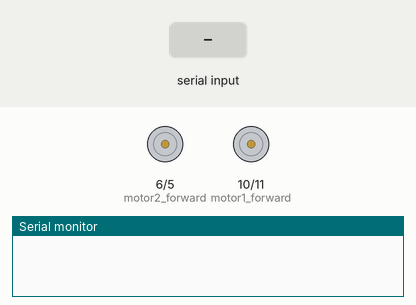
A sketch run on a simulated Arduino Uno, built with avr-gcc and run on an emulated ATmega328P. Shown: motor-driver pin pairs drawn as motors (green arrow = first pin HIGH = forward, orange = second pin HIGH = backward, longer = more drive), the last lines printed to the serial monitor. Inputs (shaded band) come from the test bench.

Above: at 1.2 s.
1.3 s: "D" received over Serial
At 2.2 s:
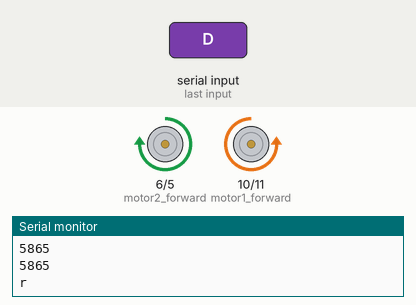
3.3 s: "a" received over Serial
At 4.9 s:
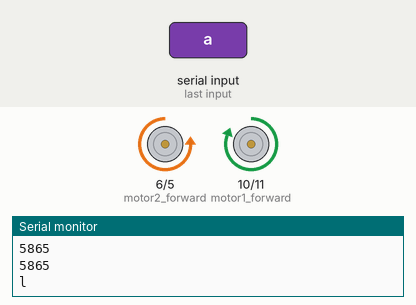
5.3 s: "w90\n" received over Serial
At 6.4 s:
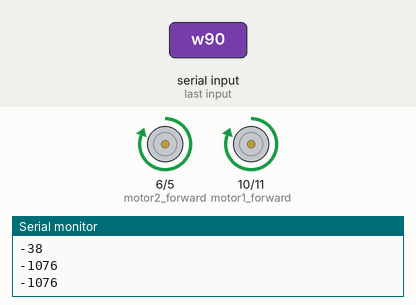
7.3 s: "s90\n" received over Serial
At 9.0 s:
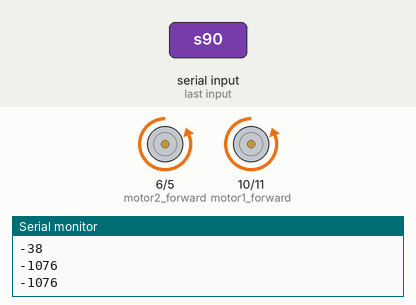
9.3 s: "w,45\n" received over Serial
At 10.6 s:
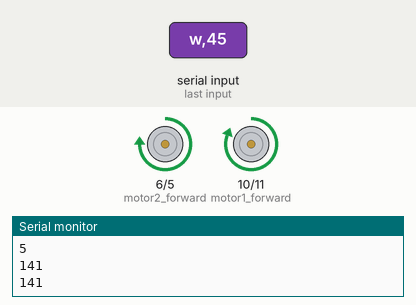
11.3 s: "s,45\n" received over Serial
At 12.1 s:
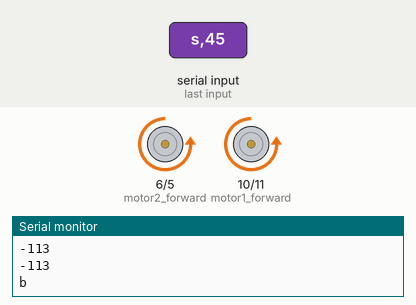
Timing chart, 0 to 14.3 s (numbered marks = the images above; inputs shaded):
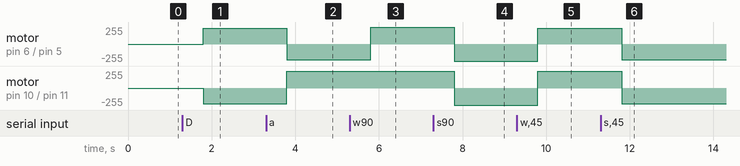

The sketch:

E_bidirection_turning_generalized_11_12_2012.ino
```cpp
/*
  Motor Driving Software
  Written by: Mitch Fynaardt on November 14, 2012

  Inputs: Serial commands from Serial Monitor
  Outputs: Analog output (PWM) signals to drive motors
*/


// the byte is used to receive the serial commands from the computer
byte command[10] = {0};

// motor control pins, motor1 == right motor, motor2 == left motor
// Arduino pin 10 == pin 10 on bridge
int motor1_forward = 10;
// Arduino pin 11 == pin 12 on bridge
int motor1_reverse = 11;
// Arduino pin 6 == pin 7 on bridge
int motor2_forward = 6;
// Arduino pin 5 == pin 5 on bridge
int motor2_reverse = 5;

// throttle is the speed of the motor which that the user sends serially
// throttle_motor1 is the right motor and throttle_motor2 is the left
int throttle_motor1;
int throttle_motor2;

// actual motor speed calculated using one of the throttle variables and a map command
// motor1_speed is the right motor and motor2_speed is the left
int motor1_speed = 0;
int motor2_speed = 0;


// setting pins as outputs to control motor
// begin serial communications to send commands to Arduino
void setup() {
  pinMode(motor1_forward, OUTPUT);
  pinMode(motor1_reverse, OUTPUT);
  pinMode(motor2_forward, OUTPUT);
  pinMode(motor2_reverse, OUTPUT);
  Serial.begin(9600);
}


void loop() {
  //following two lines allow the user to see what the Arduino is receiving
  if (Serial.available() > 0) {
    // input command
    // f, r, or s
    command[0] = Serial.read();
    delay(250);
    // 1 or 0
    command[1] = Serial.read();
    delay(250);

    // Serial comms use chars so the next two lines transform the char
    // into an integer, -48 is the offset in the ASCII table to make
    // the throttle value equal to the  provided by the user
    throttle_motor1 = int(command[1])-48;
    throttle_motor2 = int(command[1])-48;

    // allows the user to confirm both throttle values
    Serial.println(throttle_motor1);
    Serial.println(throttle_motor2);

    // map command re-scales 0-9 across interval 0-255 so that the motor speed
    // vaiables are useful for the analog write commands
    motor1_speed = map(throttle_motor1,0,9,0,255);
    motor2_speed = map(throttle_motor2,0,9,0,255);

    // printing the motor speed variables allows a second check for troubleshooting
    Serial.println(motor1_speed);
    Serial.println(motor2_speed);
  }

    // decision statement for how to drive each motor
    switch (command[0]) {

      case 'w':
        // forward
        Serial.println('f');
        analogWrite(motor1_reverse, 0);
        analogWrite(motor2_reverse, 0);
        analogWrite(motor1_forward, motor1_speed);
        analogWrite(motor2_forward, motor2_speed);
        break;

      case 'W':
      // forward
        Serial.println('f');
        analogWrite(motor1_reverse, 0);
        analogWrite(motor2_reverse, 0);
        analogWrite(motor1_forward, motor1_speed);
        analogWrite(motor2_forward, motor2_speed);
        break;

      case 's':
        // backward
        Serial.println('b');
        analogWrite(motor1_forward, 0);
        analogWrite(motor2_forward, 0);
        analogWrite(motor1_reverse, motor1_speed);
        analogWrite(motor2_reverse, motor2_speed);
        break;

      case 'S':
        // backward
        Serial.println('b');
        analogWrite(motor1_forward, 0);
        analogWrite(motor2_forward, 0);
        analogWrite(motor1_reverse, motor1_speed);
        analogWrite(motor2_reverse, motor2_speed);
        break;

      case 'd':
        // turn right
        Serial.println('r');
        analogWrite(motor1_forward, 0);
        analogWrite(motor2_reverse, 0);
        analogWrite(motor1_reverse, motor1_speed);
        analogWrite(motor2_forward, motor2_speed);
        break;

      case 'D':
        // turn right
        Serial.println('r');
        analogWrite(motor1_forward, 0);
        analogWrite(motor2_reverse, 0);
        analogWrite(motor1_reverse, motor1_speed);
        analogWrite(motor2_forward, motor2_speed);
        break;

      case 'a':
        // turn left
        Serial.println('l');
        analogWrite(motor1_reverse, 0);
        analogWrite(motor2_forward, 0);
        analogWrite(motor1_forward, motor1_speed);
        analogWrite(motor2_reverse, motor2_speed);
        break;

      case 'A':
        // turn left
        Serial.println('l');
        analogWrite(motor1_reverse, 0);
        analogWrite(motor2_forward, 0);
        analogWrite(motor1_forward, motor1_speed);
        analogWrite(motor2_reverse, motor2_speed);
        break;

      case 'q':
        // stop
        Serial.println('s');
        analogWrite(motor1_reverse, 0);
        analogWrite(motor2_reverse, 0);
        analogWrite(motor1_forward, 0);
        analogWrite(motor2_forward, 0);
        break;

      case 'Q':
        // stop
        Serial.println('s');
        analogWrite(motor1_reverse, 0);
        analogWrite(motor2_reverse, 0);
        analogWrite(motor1_forward, 0);
        analogWrite(motor2_forward, 0);
        break;

      default:
        break;
    }

  command[0] = -1;

}
```

Measured:
- after the input at 1.3 s, motor on pin 6 (motor2_forward) / pin 5 (motor2_reverse): stopped → forward 233/255 after 0.50 s; motor on pin 10 (motor1_forward) / pin 11 (motor1_reverse): stopped → backward 233/255 after 0.50 s
- after the input at 3.3 s, motor on pin 6 (motor2_forward) / pin 5 (motor2_reverse): forward 233/255 → backward 233/255 after 0.50 s; motor on pin 10 (motor1_forward) / pin 11 (motor1_reverse): backward 233/255 → forward 255/255 after 0.50 s
- after the input at 5.3 s, motor on pin 6 (motor2_forward) / pin 5 (motor2_reverse): backward 233/255 → forward 255/255 after 0.50 s
- after the input at 7.3 s, motor on pin 6 (motor2_forward) / pin 5 (motor2_reverse), motor on pin 10 (motor1_forward) / pin 11 (motor1_reverse): forward 255/255 → backward 255/255 after 0.50 s
- after the input at 9.3 s, motor on pin 6 (motor2_forward) / pin 5 (motor2_reverse): backward 255/255 → forward 233/255 after 0.50 s; motor on pin 10 (motor1_forward) / pin 11 (motor1_reverse): backward 255/255 → forward 255/255 after 0.50 s
- after the input at 11.3 s, motor on pin 6 (motor2_forward) / pin 5 (motor2_reverse): forward 233/255 → backward 233/255 after 0.50 s; motor on pin 10 (motor1_forward) / pin 11 (motor1_reverse): forward 255/255 → backward 233/255 after 0.50 s
